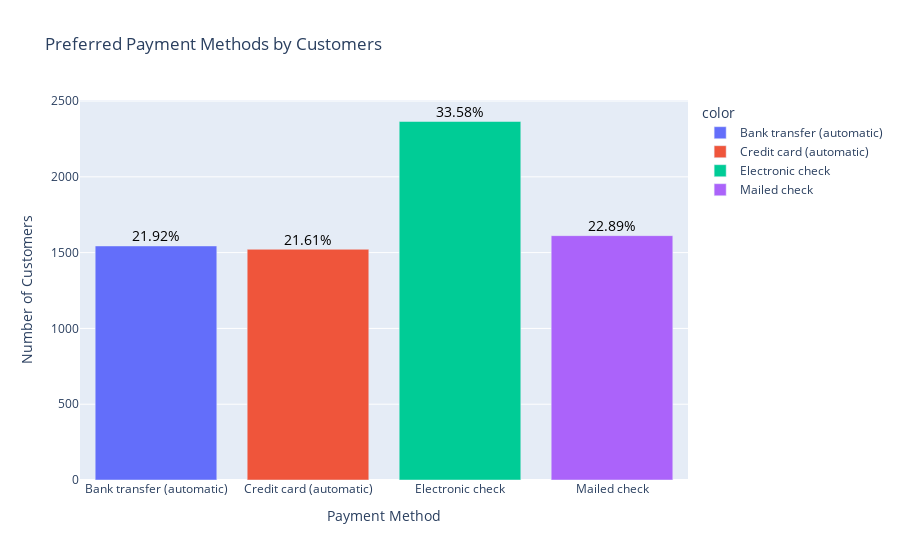

Source (notebook cell):
### Markdown cell above
#### 8. What payment methods do customers prefer/use more?

### Code cell
# Group by PaymentMethod and count the number of customers
payment_counts = telco.groupby('PaymentMethod')['customerID'].count()

# Calculate the percentage of each bar value
payment_percents = payment_counts / payment_counts.sum() * 100

# Round the percentage to two decimal places
payment_percents = payment_percents.round(2)

# Create the bar chart using Plotly
fig = px.bar(x=payment_counts.index, y=payment_counts.values, color=payment_counts.index,
             labels={'x': 'Payment Method', 'y': 'Number of Customers'},
             title='Preferred Payment Methods by Customers')

# Add percentage labels to each bar in white
for i in range(len(payment_counts)):
    fig.add_annotation(x=payment_counts.index[i], y=payment_counts.values[i], text=f'{payment_percents[i]}%', showarrow=False,
                       font=dict(color='black', size=14), yshift=10)

# Show the interactive plot
fig.show()

### Figure 1 — Plotly figure (JSON) as saved in the notebook; plotly's stock layout.template omitted (floating-point values rounded to 4 significant figures)
{"data": [{"alignmentgroup": "True", "hovertemplate": "color=Bank transfer (automatic)<br>Payment Method=%{x}<br>Number of Customers=%{y}<extra></extra>", "legendgroup": "Bank transfer (automatic)", "marker": {"color": "#636efa", "pattern": {"shape": ""}}, "name": "Bank transfer (automatic)", "offsetgroup": "Bank transfer (automatic)", "orientation": "v", "showlegend": true, "textposition": "auto", "x": ["Bank transfer (automatic)"], "xaxis": "x", "y": [1544], "yaxis": "y", "type": "bar"}, {"alignmentgroup": "True", "hovertemplate": "color=Credit card (automatic)<br>Payment Method=%{x}<br>Number of Customers=%{y}<extra></extra>", "legendgroup": "Credit card (automatic)", "marker": {"color": "#EF553B", "pattern": {"shape": ""}}, "name": "Credit card (automatic)", "offsetgroup": "Credit card (automatic)", "orientation": "v", "showlegend": true, "textposition": "auto", "x": ["Credit card (automatic)"], "xaxis": "x", "y": [1522], "yaxis": "y", "type": "bar"}, {"alignmentgroup": "True", "hovertemplate": "color=Electronic check<br>Payment Method=%{x}<br>Number of Customers=%{y}<extra></extra>", "legendgroup": "Electronic check", "marker": {"color": "#00cc96", "pattern": {"shape": ""}}, "name": "Electronic check", "offsetgroup": "Electronic check", "orientation": "v", "showlegend": true, "textposition": "auto", "x": ["Electronic check"], "xaxis": "x", "y": [2365], "yaxis": "y", "type": "bar"}, {"alignmentgroup": "True", "hovertemplate": "color=Mailed check<br>Payment Method=%{x}<br>Number of Customers=%{y}<extra></extra>", "legendgroup": "Mailed check", "marker": {"color": "#ab63fa", "pattern": {"shape": ""}}, "name": "Mailed check", "offsetgroup": "Mailed check", "orientation": "v", "showlegend": true, "textposition": "auto", "x": ["Mailed check"], "xaxis": "x", "y": [1612], "yaxis": "y", "type": "bar"}], "layout": {"xaxis": {"anchor": "y", "domain": [0, 1], "title": {"text": "Payment Method"}}, "yaxis": {"anchor": "x", "domain": [0, 1], "title": {"text": "Number of Customers"}}, "legend": {"title": {"text": "color"}, "tracegroupgap": 0}, "title": {"text": "Preferred Payment Methods by Customers"}, "barmode": "relative", "annotations": [{"font": {"color": "black", "size": 14}, "showarrow": false, "text": "21.92%", "x": "Bank transfer (automatic)", "y": 1544, "yshift": 10}, {"font": {"color": "black", "size": 14}, "showarrow": false, "text": "21.61%", "x": "Credit card (automatic)", "y": 1522, "yshift": 10}, {"font": {"color": "black", "size": 14}, "showarrow": false, "text": "33.58%", "x": "Electronic check", "y": 2365, "yshift": 10}, {"font": {"color": "black", "size": 14}, "showarrow": false, "text": "22.89%", "x": "Mailed check", "y": 1612, "yshift": 10}]}}
